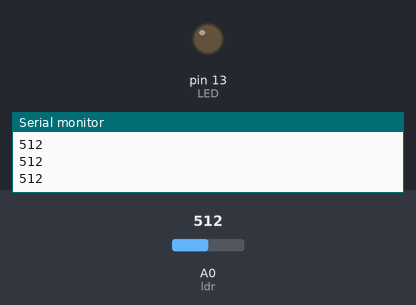
A sketch run on a simulated Arduino Uno, built with avr-gcc and run on an emulated ATmega328P. Parts: output pins drawn as LEDs (lit = HIGH), the last lines printed to the serial monitor. Inputs (shaded band) come from the test bench; at power-on: A0 (ldr) = 512.

Above: at 1.2 s.
1.3 s: A0 (ldr) set to 39
2.8 s: A0 (ldr) set to 31
At 3.7 s:
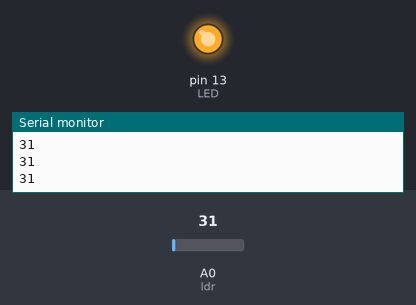
4.3 s: A0 (ldr) set to 122
At 4.8 s:
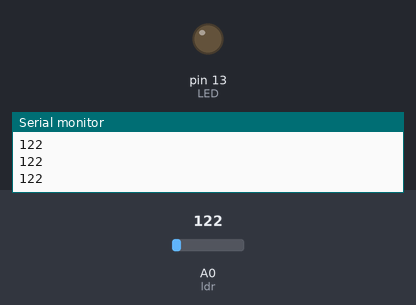
5.8 s: A0 (ldr) set to 25
At 7.2 s:
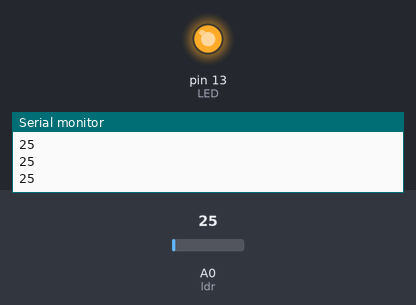
Timing chart, 0 to 8.3 s (numbered marks = the images above; inputs shaded):
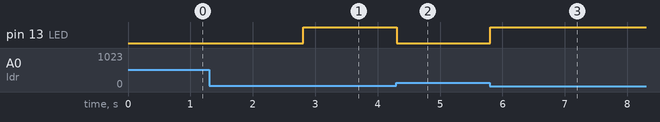

Measured:
- the behaviour switches between 35 and 34 on A0 (ldr) (found by bisection; images 0 and 1)
- after the input at 2.8 s, pin 13 (LED): LOW → HIGH at once
- after the input at 4.3 s, pin 13 (LED): HIGH → LOW at once
- after the input at 5.8 s, pin 13 (LED): LOW → HIGH at once

The sketch:

light_sensor.ino
```cpp
int LED = 13;
int ldr = A0;


void setup() {
  // put your setup code here, to run once:

  Serial.begin(9600);
  pinMode(LED, OUTPUT);
  pinMode(ldr, INPUT);


}

void loop() {
  // put your main code here, to run repeatedly:

int ldrStatus = analogRead(ldr);

  Serial.println(ldrStatus);
if(ldrStatus < 35) {
  digitalWrite(LED, HIGH);

} else {
    digitalWrite(LED, LOW);
}


}
```
